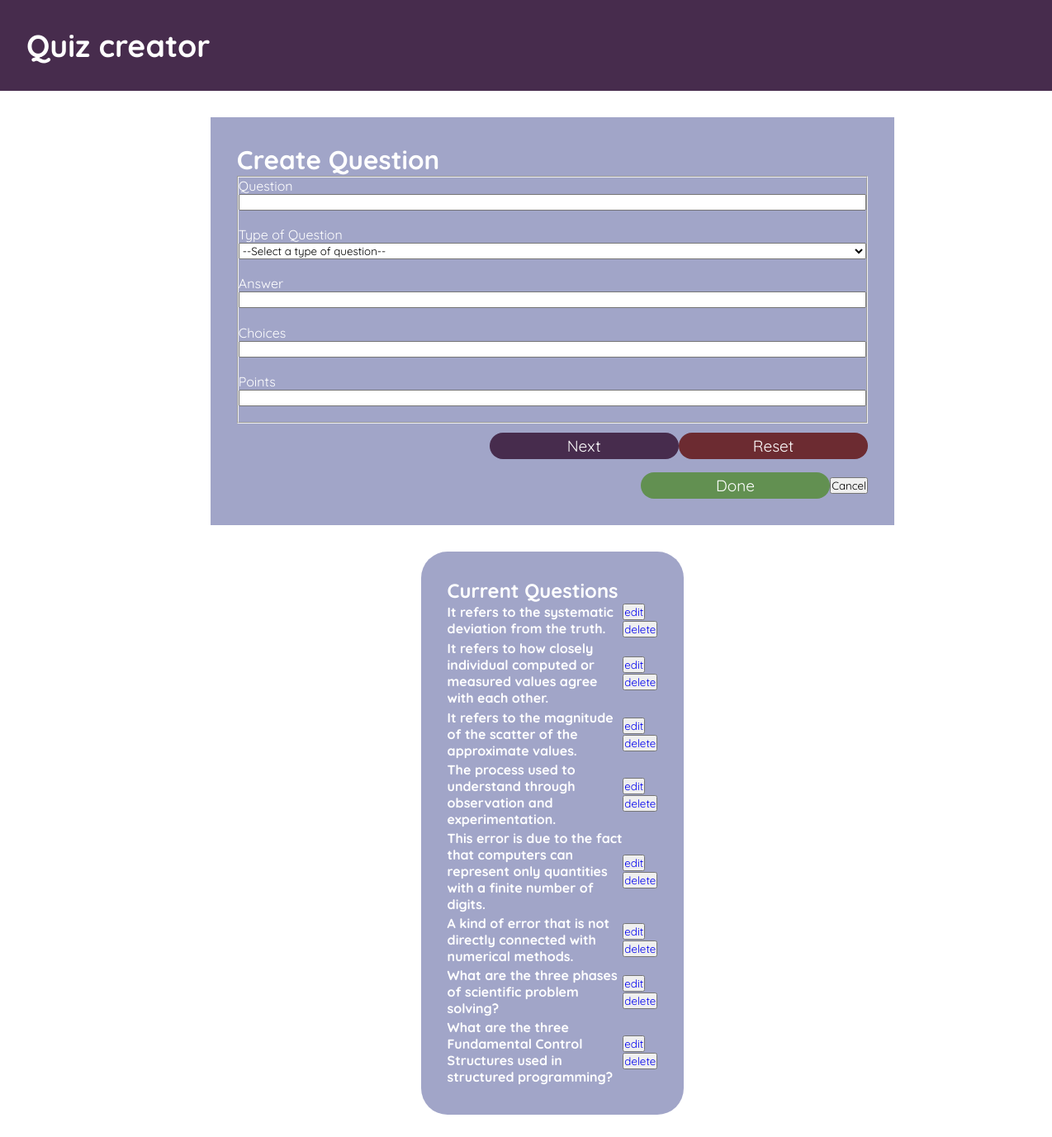
Screenshot of /teachermodule/teacherCreateQuestions.php?quiz_code=nmqs001 with the database file from the repository.
### tables this page shows
CREATE TABLE `quiz_inventory` (
  `quiz_code` varchar(45) DEFAULT NULL,
  `type_of_quiz` text DEFAULT NULL,
  `question` text DEFAULT NULL,
  `choices` text DEFAULT NULL,
  `answer` text DEFAULT NULL,
  `points` int(11) DEFAULT NULL
);

### teachermodule/rQuestions.php (the view, shortened to what this page needs)
<?php
    include "config.php";
    $sql = "SELECT `question` FROM `quiz_inventory` WHERE `quiz_code` = '" . $_SESSION['quiz_code'] . "'";
    $result = mysqli_query($connection, $sql);
    while ($row = $result->fetch_assoc()) {
        echo "<div>";
        echo "<h4>". $row['question'] . "</h4>";
        echo "<div>";
        echo "<button class='editQuestion'><a href='teacherEditQuestion.php?quiz_code=" . $_SESSION['quiz_code'] . "&question=". $row['question'] . "'> edit </a></button>";
        echo "<button class='Delete'><a href='dQuestion.php?quiz_code=" . $_SESSION['quiz_code'] . "&question=". $row['question'] . "'> delete </a>";
        echo "</div>";
        echo "</div>";
    }
?>

### teachermodule/styles/teacherCreateQuiz.css (style rules this page uses)
* { margin: 0; padding: 0; list-style: none; text-decoration: none; font-family: var(--fnt-Quicksand); }
body { display: flex; flex-direction: column; height: 100vh; }
main > :nth-child(2) > section-left > div > * { display: flex; align-items: center; justify-content: space-between; margin-bottom: 0.2rem; }

### rows the page displays
quiz_inventory: question "It refers to the systematic deviation from the truth."
quiz_inventory: question "It refers to how closely individual computed or measured values agree with each other."
quiz_inventory: question "It refers to the magnitude of the scatter of the approximate values."
quiz_inventory: question "The process used to understand through observation and experimentation."
quiz_inventory: question "This error is due to the fact that computers can represent only quantities with a finite number of digits."
quiz_inventory: question "A kind of error that is not directly connected with numerical methods."
quiz_inventory: question "What are the three phases of scientific problem solving?"
quiz_inventory: question "What are the three Fundamental Control Structures used in structured programming?"
